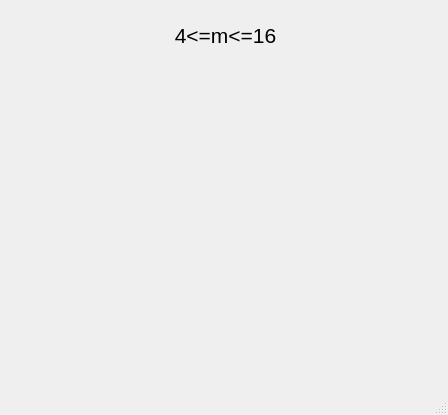
<?xml version="1.0" encoding="UTF-8"?>
<ui version="4.0">
 <class>plotdfa1</class>
 <widget class="QMainWindow" name="plotdfa1">
  <property name="geometry">
   <rect>
    <x>0</x>
    <y>0</y>
    <width>448</width>
    <height>415</height>
   </rect>
  </property>
  <property name="windowTitle">
   <string>plotdfa1</string>
  </property>
  <widget class="QWidget" name="centralwidget">
   <widget class="QCustomPlot" name="dfa1plot" native="true">
    <property name="geometry">
     <rect>
      <x>20</x>
      <y>80</y>
      <width>401</width>
      <height>271</height>
     </rect>
    </property>
   </widget>
   <widget class="QLabel" name="label">
    <property name="geometry">
     <rect>
      <x>5</x>
      <y>15</y>
      <width>441</width>
      <height>41</height>
     </rect>
    </property>
    <property name="text">
     <string>&lt;html&gt;&lt;head/&gt;&lt;body&gt;&lt;p align=&quot;center&quot;&gt;&lt;span style=&quot; font-size:16pt;&quot;&gt;4&amp;lt;=m&amp;lt;=16&lt;/span&gt;&lt;/p&gt;&lt;/body&gt;&lt;/html&gt;</string>
    </property>
   </widget>
  </widget>
  <widget class="QMenuBar" name="menubar">
   <property name="geometry">
    <rect>
     <x>0</x>
     <y>0</y>
     <width>448</width>
     <height>26</height>
    </rect>
   </property>
  </widget>
  <widget class="QStatusBar" name="statusbar"/>
 </widget>
 <customwidgets>
  <customwidget>
   <class>QCustomPlot</class>
   <extends>QWidget</extends>
   <header>qcustomplot.h</header>
   <container>1</container>
  </customwidget>
 </customwidgets>
 <resources/>
 <connections/>
</ui>
